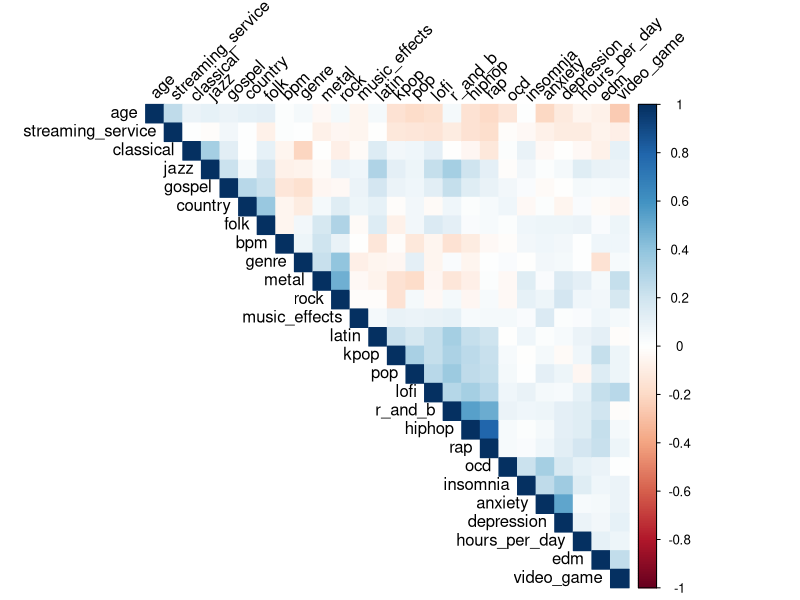
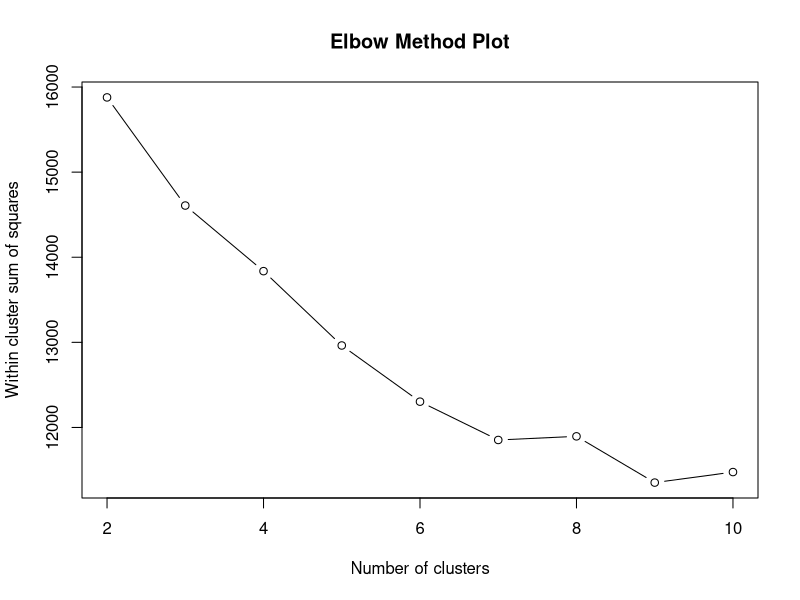
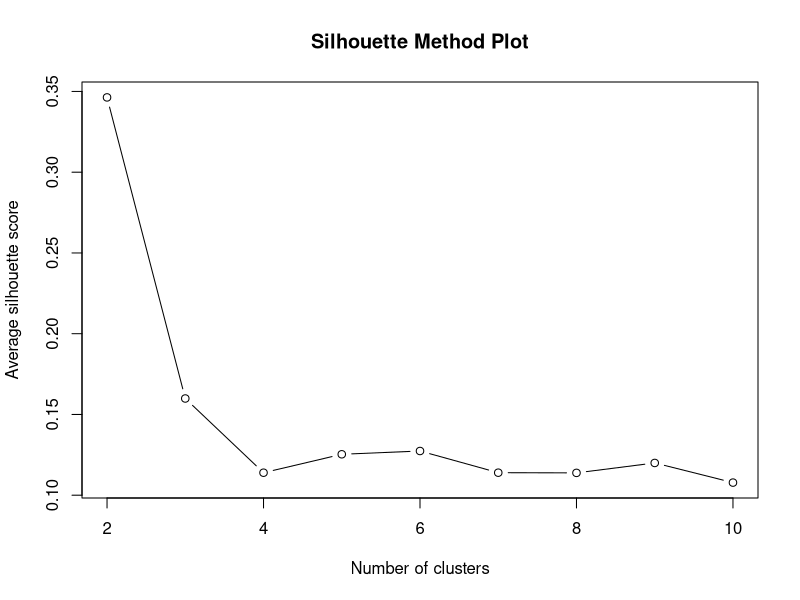
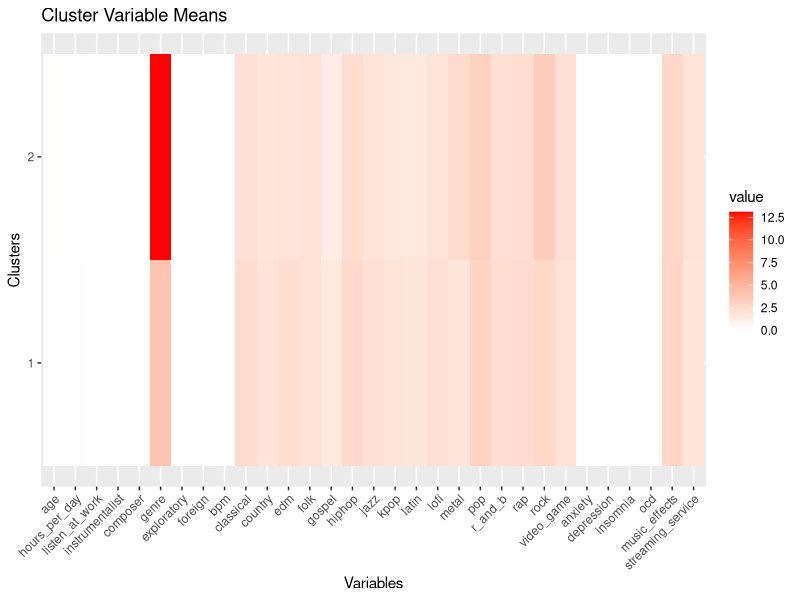
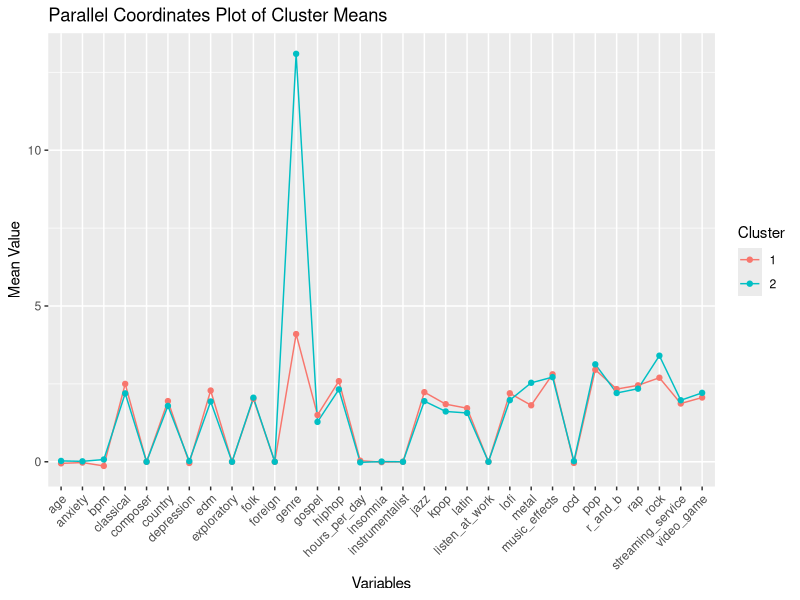

The R script that drew these images, in order:
## ---- chunk 1
# Step 1 : Data Collection and Import
# Enter the required file path under the read_excel() function in readxl library
library(readxl)
Music_and_Mental_Health <- read_excel("Music_and_Mental_Health.xlsx") 
raw_df <- Music_and_Mental_Health
View(raw_df)
## ---- chunk 2
# Step 2 : Data Preprocessing
# We use the skimr library in R to provide summary statistics for Exploratory Data Analysis (EDA) 
# We identify and omit the NA values in the dataset using the na.omit function
# Particularly we observed 107 missing values and 7 unusual values for the column 'bpm' 
# without any prior knowledge of how the BPM values were found out,
# Hence we have removed the rows with these missing values (and other rows which exist separately) 
# thus reducing the dataset to a size of 609.
# We remove the redundant columns of "timestamp" and "permissions" using the %in% function to locate the columns. 
library(skimr)
df <- na.omit(raw_df)
df <- df[, !(names(df) %in% c("timestamp", "permissions"))]
df <- df[df$bpm >= 20 & df$bpm <= 220, ]
## ---- chunk 3
# Step 3 : Defining the variables
# For ordinal variables (Frequency of listening to genre specific music) :
frequency_vars <- c("classical", "country", "edm", "folk", "gospel", "hiphop",
                    "jazz", "kpop", "latin", "lofi", "metal", "pop", "r_and_b",
                    "rap", "rock", "video_game")
for (var in frequency_vars){
  df[[var]] <- as.numeric(as.factor(df[[var]]))
  # We have done this to match the coded values with that of data in "genre".
  # Never : 1, Rarely : 2, Sometimes : 3, Very frequently : 4
}

# For Yes/No variables (listen at work, instrumentalist, composer, exploratory, foreign) :
yes_no_vars <- c("listen_at_work", "instrumentalist", "composer", "exploratory", "foreign")
for (var in yes_no_vars){
  df[[var]] <- ifelse(df[[var]] == "Yes", 1, 0) # Yes : 1, No : 0
}

# For remaining categorical variables, we will define them as follows :
streaming_order <- c("Spotify", "YouTube Music", "Apple Music", "Pandora",
                     "Other streaming service", "I do not use a streaming service.") 
df$streaming_service <- match(df$streaming_service, streaming_order)
df$streaming_service <- as.numeric(df$streaming_service)
streaming_service <- df$streaming_service
df$genre <- tolower(gsub(" ", "", df$genre))
df$genre <- match(df$genre, frequency_vars)
df$genre <- as.numeric(df$genre)
genre <- df$genre
# genre is matched with frequency_vars due to the same order of given data values.
df$music_effects <- ifelse(df$music_effects == "Worsen", 1,
                        ifelse(df$music_effects == "No effect", 2,
                               ifelse(df$music_effects == "Improve", 3, NA)))
df$music_effects <- as.numeric(df$music_effects)
music_effects <- df$music_effects

# We now create a data frame of the defined variables as 'data'
# On using skim(data), we observe 64 NA values for the new genre variable
# We also observed some unusual values for the bpm variable
# We filter out the NA values, reducing the dataset to a size of 545
data <- df
data <- na.omit(data)
rownames(data) <- NULL
skim(data) # ensures all variables are converted to numeric form for visualizations before clustering.

# Try visualizations like scatter plot, correlation heatmap, before clustering.
library(corrplot)
numerical_vars <- c("age", "hours_per_day", "bpm", "anxiety", "depression",
                    "insomnia", "ocd", "classical", "country", "edm", "folk",
                    "gospel", "hiphop", "jazz", "kpop", "latin", "lofi",
                    "metal", "pop", "r_and_b", "rap", "rock", "video_game",
                    "genre", "streaming_service", "music_effects")
corr_data <- data[numerical_vars]
corr_matrix <- cor(corr_data, use = "complete.obs") # complete observations (without NA)
corrplot(corr_matrix, method = "color", type = "upper",
         order = "hclust", tl.col = "black", tl.srt = 45)
# We have used hierarchical clustering here for ordering the visualizations.
# However for clustering, we will be using non-hierarchical clustering using k-means.
## ---- chunk 4
# Step 4 : Performing Clustering
# Clustering algorithms can be used both for categorical and numeric data
# The reason why we chose this over PCA or FA was due to :
# x necessarily being numeric for PCA, which also posed a problem for FA
# There are issues when it comes to using clustering for nominal variables.
# We have tried to balance the trade-off between accuracy and efficiency with our code.
library(cluster)
# We are scaling the numerical variables, which will give us standardized values
# The values on scaling will follow N(0,1) i.e. standard normal distribution
# Thus, we will get positive as well as negative values centered around 0 with variance unity
numerical_vars_cluster <- c("age", "hours_per_day", "bpm", "anxiety", "depression", "insomnia", "ocd")
data[numerical_vars_cluster] <- scale(data[numerical_vars_cluster])

# Encode variable streaming_service as a dummy variable
# We use cbind to combine columns together to remove the original streaming service column
library(caret)
streaming_dummies <- dummyVars(" ~ streaming_service", data = data)
streaming_encoded <- data.frame(predict(streaming_dummies, newdata = data))
data_cluster <- cbind(data[, !(names(data) %in% "streaming_service")], streaming_encoded)

# Remove rows with NA values
data_cluster <- na.omit(data_cluster)

# Re-encode character columns to numeric columns for data.frame to work
# We use lapply to apply a function to multiple columns at once
data_cluster[yes_no_vars] <- lapply(data_cluster[yes_no_vars],
                                    function(x) ifelse(x == "Yes", 1, 0))

# Map out the frequency categories to numeric values as well for data.frame to work
frequency_mapping <- c("Never" = 1, "Rarely" = 2, "Sometimes" = 3, "Very frequently" = 4)
data_cluster[frequency_vars] <- lapply(data_cluster[frequency_vars],
                                       function(x) frequency_mapping[x])

# Convert genre to numeric
data_cluster$genre <- as.numeric(data_cluster$genre)

# data_cluster as data frame
data_cluster <- data.frame(data_cluster)

# Check for remaining NAs
print(colSums(is.na(data_cluster)))

# Check for NaN (Not a Number)
nan_counts <- sapply(data_cluster, function(col) sum(is.nan(col)))
print(nan_counts)

# Check for Inf (infinity)
inf_counts <- sapply(data_cluster, function(col) sum(is.infinite(col)))
print(inf_counts)

# K-means clustering
# This method is best used for spherical clusters.
# This procedure is performed with a initial seed set of 123
# The k-means clusters are formed randomly with k centers (here, we start with k = 3)
set.seed(123)
kmeans_result <- kmeans(data_cluster, centers = 3)
# Cluster means shows the average values for each variable within each cluster.
# Clustering vector shows the cluster assignment done for each data point.
# The Within cluster sum of squares by cluster section shows the within-cluster variation
# The ratio between_SS/total_SS shows the ratio of between cluster variance to total variance

# Silhouette score
# This is a method used to determine the optimal number of clusters to be used
# A silhouette coefficient is calculated using the formula :
# s(i) = (b(i) - a(i))/(max{a(i), b(i)})
# Here, a(i) denotes average distance from i to all other points in same cluster
# and b(i) denotes minimum average distance from i to points in a different cluster
# s(i) close to +1 indicates the clusters are well-separated
# s(i) close to 0 indicates the clusters are not well-separated (overlapping clusters)
# s(i) close to -1 indicates the clusters are not well assigned
library(cluster)
silhouette_avg <- silhouette(kmeans_result$cluster, dist(data_cluster))
mean(silhouette_avg[, 3])

# Elbow and silhouette method for optimal k
# Elbow method : We plot the within-cluster sum of squares (WSS) for different values of k
# Lower WSS values indicate that data points within each cluster are closer to the cluster's centroid
wss <- sapply(2:10, function(k) kmeans(data_cluster, centers = k)$tot.withinss)
plot(2:10, wss, type = "b", xlab = "Number of clusters",
     ylab = "Within cluster sum of squares", main = "Elbow Method Plot")
# Silhouette method : We plot the average silhouette scores for different values of k
silhouette_scores <- sapply(2:10, function(k)
  mean(silhouette(kmeans(data_cluster, centers = k)$cluster, dist(data_cluster))[, 3]))
plot(2:10, silhouette_scores, type = "b", xlab = "Number of clusters",
     ylab = "Average silhouette score", main = "Silhouette Method Plot")

# We observe that the silhouette method provides a clearer result than the elbow method
# Thus, we perform k-means clustering again with optimal k = 2 as seen from the plot and analyze them
kmeans_result_optimal <- kmeans(data_cluster, centers = 2)
silhouette_avg_optimal <- silhouette(kmeans_result_optimal$cluster, dist(data_cluster))
mean(silhouette_avg_optimal[, 3])

# Analyze clusters
data_cluster$cluster <- kmeans_result_optimal$cluster # Assigns data points to cluster 1 or 2
aggregate(data_cluster, by = list(data_cluster$cluster), mean)
## ---- chunk 5
# Step 5 : Visualizations of clusters
# We can visualize clustering using a heatmap.
# A heatmap will provide the relationship between variables in the data and clusters formed by them
# We can use ggplot2 to generate a heatmap showing the mean of each variable per cluster,
# employing color gradients to highlight differences and rotated labels for readability.
library(ggplot2)
library(reshape2)
library(tidyr)

# Remove the 'cluster' column from data_cluster
data_cluster$cluster <- NULL
# Create a grouping variable
grouping_var <- kmeans_result_optimal$cluster
# Prepare data for ggplot2
cluster_means <- aggregate(data_cluster, by = list(grouping_var), mean)
# Rename the grouping column
colnames(cluster_means)[1] <- "Group.1"
cluster_means_melted <- reshape2::melt(cluster_means, id.vars = "Group.1")
# Trim whitespace from column names
colnames(cluster_means_melted) <- trimws(colnames(cluster_means_melted))

# Generate ggplot2 heatmap
ggplot(cluster_means_melted, aes(x = variable, y = factor(Group.1), fill = value)) +
  geom_tile() +
  scale_fill_gradient2(low = "blue", mid = "white", high = "red") +
  theme(axis.text.x = element_text(angle = 45, hjust = 1)) +
  labs(title = "Cluster Variable Means", x = "Variables", y = "Clusters")

# Use spread() from tidyr library
cluster_means_long <- cluster_means_melted %>%
  spread(key = "variable", value = "value")

# Explicitly transform cluster_means_long to long format for ggplot
cluster_means_long_long <- cluster_means_long %>%
  pivot_longer(cols = -Group.1, names_to = "variable", values_to = "value")

# Parallel coordinates plot
ggplot(cluster_means_long_long, aes(group = factor(Group.1))) +
  geom_line(aes(x = variable, y = value, color = factor(Group.1))) +
  geom_point(aes(x = variable, y = value, color = factor(Group.1))) +
  theme(axis.text.x = element_text(angle = 45, hjust = 1)) +
  labs(title = "Parallel Coordinates Plot of Cluster Means",
       x = "Variables", y = "Mean Value", color = "Cluster")
